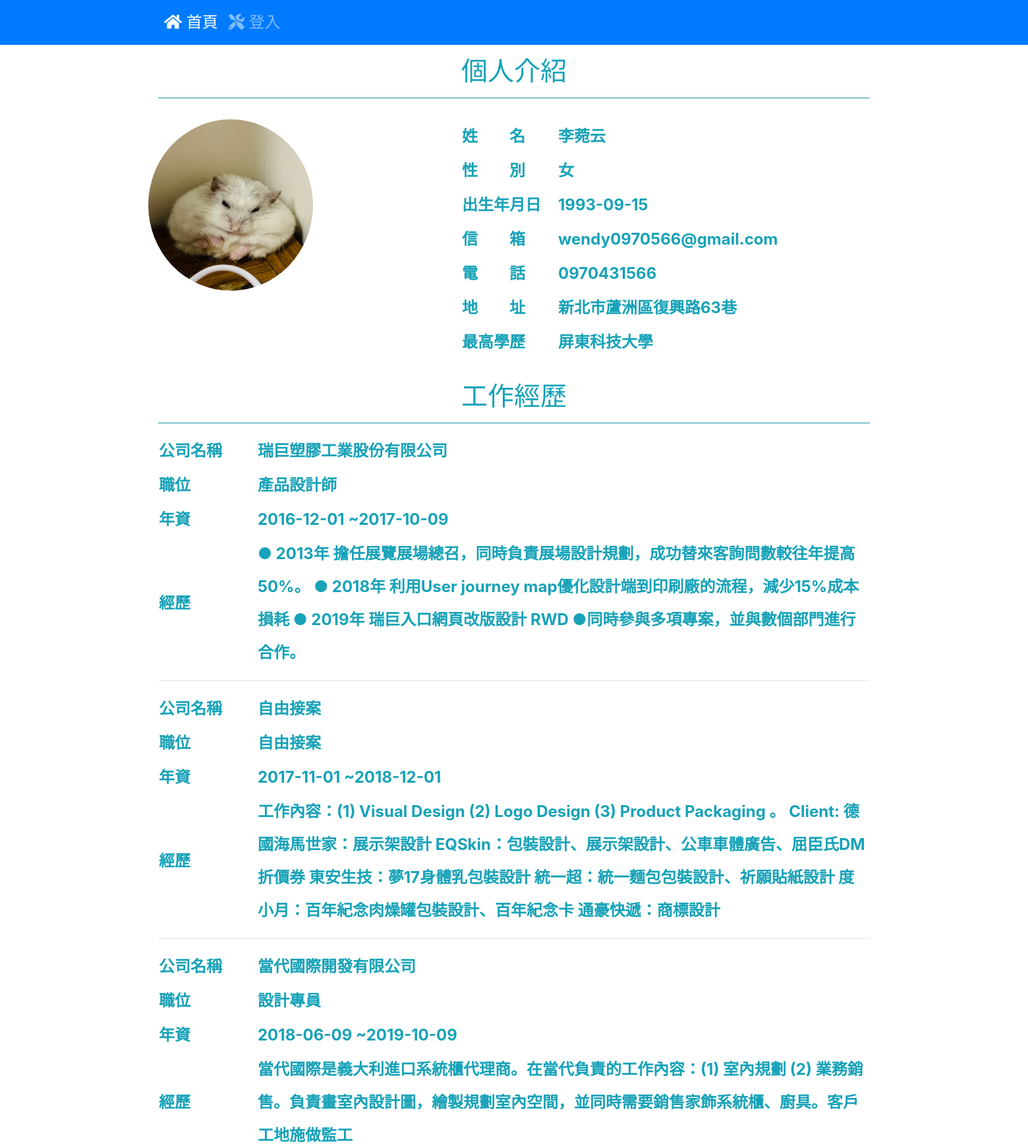
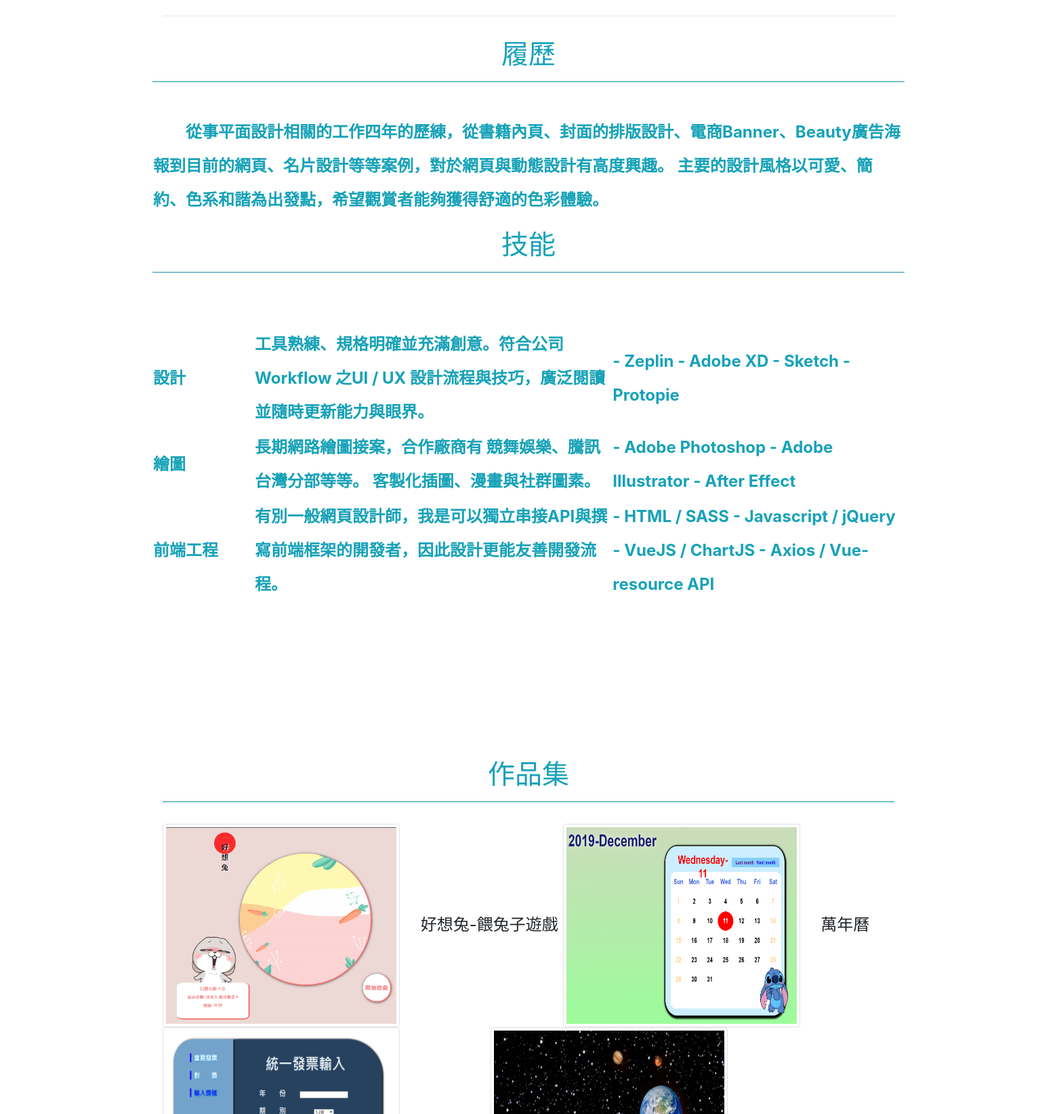
The page / (upper part) on the database its author committed (2 pictures, top to bottom).
### tables this page shows
CREATE TABLE `photo` (
  `id` int(10) UNSIGNED NOT NULL,
  `photo` varchar(50) NOT NULL,
  `sh` int(5) NOT NULL DEFAULT 0
);

CREATE TABLE `data` (
  `id` int(5) UNSIGNED NOT NULL,
  `name` varchar(5) NOT NULL,
  `gender` varchar(5) NOT NULL,
  `birth` date NOT NULL,
  `email` varchar(50) NOT NULL,
  `tel` varchar(10) NOT NULL,
  `addr` varchar(30) NOT NULL,
  `edu` varchar(20) NOT NULL
);

CREATE TABLE `exp` (
  `id` int(5) UNSIGNED NOT NULL,
  `company` varchar(20) NOT NULL,
  `title` varchar(20) NOT NULL,
  `job_on` date NOT NULL,
  `job_out` date NOT NULL,
  `exp` varchar(250) NOT NULL,
  `sh` int(5) NOT NULL DEFAULT 0
);

CREATE TABLE `aut` (
  `id` int(5) UNSIGNED NOT NULL,
  `kind` varchar(30) NOT NULL,
  `aut` varchar(500) NOT NULL,
  `sh` int(5) NOT NULL DEFAULT 0
);

CREATE TABLE `skill` (
  `id` int(5) UNSIGNED NOT NULL,
  `sort` varchar(20) NOT NULL,
  `depict` varchar(150) NOT NULL,
  `skill` varchar(200) NOT NULL,
  `sh` int(5) NOT NULL DEFAULT 1
);

CREATE TABLE `file` (
  `id` int(10) UNSIGNED NOT NULL,
  `name` varchar(128) NOT NULL,
  `type` varchar(60) NOT NULL,
  `path` varchar(200) NOT NULL,
  `note` varchar(150) NOT NULL,
  `create_time` timestamp NOT NULL DEFAULT current_timestamp(),
  `update_time` timestamp NOT NULL DEFAULT current_timestamp(),
  `sh` int(2) NOT NULL DEFAULT 1
);

### base.php (called while the page is built, shortened)
<?php
$dsn="mysql:host=localhost;charset=utf8;dbname=resume";
$pdo=new PDO($dsn,'root','0970431566');
function all($table,...$arg){
    global $pdo;
    $sql="select * from $table ";
    if(!empty($arg[0])){
        foreach($arg[0] as $key => $value){
            $tmp[]=sprintf("`%s`='%s'",$key,$value);
        }
        $sql=$sql ." where ". implode(" && ",$tmp);
    }
    return $pdo->query($sql)->fetchAll();
}
?>

### index.php (the view, shortened to what this page needs)
<?php include_once "base.php";?>
<!DOCTYPE html>
<html lang="en">
<head>
    <link rel="stylesheet" href="./css/bootstrap.min.css">
    <link rel="stylesheet" href="./css/all.min.css">
    <link rel="stylesheet" href="./css/animate.css">
    <link rel="stylesheet" href="./css/css.css">
</head>
<body>
<nav class="navbar navbar-expand-lg navbar-dark bg-primary">
        <div class="container">
            <div class="collapse navbar-collapse" id="navbarSupportedContent">
                <ul class="navbar-nav mr-auto">
                    <li class="nav-item active">
                        <a class="nav-link" href="index.php">
                            <i class="fas fa-home"></i> 首頁
                        </a>
                    </li>
                    <li class="nav-item">
                        <a class="nav-link" href="login.php">
                        <i class="fas fa-tools"></i> 登入
                        </a>
                    </li>
                 </ul>
            </div>
        </div>
    </nav>
    <div class="container" id="content">
            <div class="col-12 my-3">
                <h1 class="text-center text-info">個人介紹</h1>
                <hr class="bg-info">
            </div>
        <div class="row resumes">
            <div class="col-12 col-md-5 my-3">
            <?php
                $table="photo";
                $rows=all($table,['sh'=>'1']);
                foreach($rows as $u){
            ?>
                <img src="<?=$u['photo'];?>" style="width:250px;height:260px;border-radius:50%;">
            <?php
            }
            ?>
            </div>
            <div class="col-12 col-md-7 my-3 text-info align-self-center">
                <?php
                $table="data";
               $rows=all($table);
                foreach($rows as $u){
                ?>
                    <table >
                        <tr>
                            <td>姓&emsp;&emsp;名</td>
                            <td><?=$u['name'];?></td>
                        </tr>
                        <tr>
                            <td>性&emsp;&emsp;別</td>
                            <td><?=$u['gender'];?></td>
                        </tr>
                        <tr>
                            <td>出生年月日&emsp;</td>
                            <td><?=$u['birth'];?></td>
                        </tr>
                        <tr>
                            <td>信&emsp;&emsp;箱</td>
                            <td><?=$u['email'];?></td>
                        </tr>
                        <tr>
                            <td>電&emsp;&emsp;話</td>
                            <td><?=$u['tel'];?></td>
                        </tr>
                        <tr>
                            <td>地&emsp;&emsp;址</td>
                            <td><?=$u['addr'];?></td>
                        </tr>
                        <tr>
                            <td>最高學歷&emsp;</td>
                            <td><?=$u['edu'];?></td>
                        </tr>
                    </table>
                <?php
                }
                ?>
            </div>
        </div>
            <div class="col-12 my-3">
                <h1 class="text-center text-info">工作經歷</h1>
                <hr class="bg-info">
            </div>
        <div class=" resumes ">
            <div class="col-12 my-3 text-info align-self-center">
                <?php
               $table="exp";
               $rows=all($table);
                foreach($rows as $u){
                ?>
                    <table>
                    <tr>
                        <td style="width:150px;">公司名稱&emsp;</td>
                        <td> <?=$u['company'];?></td>
                    </tr>
                    <tr>
                        <td>職位</td>
                        <td><?=$u['title'];?></td>
                    </tr>
                    <tr>
                        <td>年資</td>
                        <td><?=$u['job_on'];?> ~<?=$u['job_out'];?></td>
                    </tr>
                    <tr>
                        <td>經歷</td>
                        <td><?=$u['exp'];?></td>
                    </table>
                    <hr>
                <?php
                }
                ?>
            </div>
        </div>
        <div class="row fadeIn wow">
            <div class="col-12 my-3">
                <h1 class="text-center text-info">履歷</h1>
                <hr class="bg-info">
            </div>
        </div>
        <div class="row resumes lightSpeedIn wow">
            <div class="col-12  my-3 text-info align-self-center">
            <table>
                <?php
                $table="aut";
                $rows=all($table,['sh'=>1]);
                foreach($rows as $u){
                ?>
                        <tr>
                            <td>&emsp;&emsp;<?=$u['aut'];?></td>
                        </tr>
                    </table>
                <?php
                }
                ?>
            </div>
        </div>
        <div class="row fadeIn wow">
            <div class="col-12 my-3">
                <h1 class="text-center text-info">技能</h1>
                <hr class="bg-info">
            </div>
        </div>
        <div class="row resumes lightSpeedIn wow">
            <div class="col-12  my-3 text-info align-self-center">
                <p>
                <table>
                <?php
                $table="skill";
                $rows=all($table,['sh'=>1]);
                foreach($rows as $u){
                    ?>
                <tr>
                        <td style="width:150px;"><?=$u['sort'];?>&emsp;&emsp;</td>
                        <td><?=$u['depict'];?></td>
                        <td><?=$u['skill'];?></td>
                </tr>
                <?php
                }
                ?>
                </table>
                </p>
            </div>
        </div>
        <div class="container" id="content">
        <div class="row bounceIn wow">
            <div class="col-12 my-3">
                <div id="carouselExampleIndicators" class="carousel slide" data-ride="carousel">
                    <div class="carousel-inner">
                                <div class="carousel-item active">
                                <?php
                $table="file";
                $rows=all($table);
                ?>
                        </div>
                    </div>
                </div>
            </div>
        </div>
        <div class="row fadeIn wow">
            <div class="col-12 my-3">
                <h1 class="text-center text-info">作品集</h1>
                <hr class="bg-info">
            </div>
        </div>
                <?php
                $table="file";
                $rows=all($table);
                foreach($rows as $u){
                ?>
                    <tr>
                        <td><img src="<?=$u['path'];?>" class="img-thumbnail" style="width:350px;height:300px;"></td>&emsp;
                        <td><?=$u['note'];?></td>
                    </tr>
                <?php
                }
                ?>
        </div>
    </div>
</body>
</html>

### css/css.css (style rules this page uses)
body { font-size:1.5em; background-size: cover; background-attachment: fixed; background-position: center; font-family: var(--font-family-sans-serif), 'Microsoft JHengHei'; background:white; }
.resumes { line-height:50px; font-weight:bold; }

### rows shown on the page
photo: photo (picture)
data: name "李菀云", gender "女", birth "1993-09-15", email "wendy0970566@gmail.com", tel "0970431566", addr "新北市蘆洲區復興路63巷", edu "屏東科技大學"
exp: company "瑞巨塑膠工業股份有限公司", title "產品設計師", job_on "2016-12-01", job_out "2017-10-09", exp "● 2013年 擔任展覽展場總召，同時負責展場設計規劃，成功替來客詢問數較往年提高50%。 ● 2018年 利用User journey map優化設計端到印刷廠的流程，減少15%成本損耗 ● 2019年 瑞巨入口網頁改版設計 RWD ●同時參與多項專案，並與數個部門進行合作。"
exp: company "自由接案", title "自由接案", job_on "2017-11-01", job_out "2018-12-01", exp "工作內容：(1) Visual Design (2) Logo Design (3) Product Packaging 。 Client: 德國海馬世家：展示架設計 EQSkin：包裝設計、展示架設計、公車車體廣告、屈臣氏DM折價券 東安生技：夢17身體乳包裝設計 統一超：統一麵包包裝設計、祈願貼紙設計 度小月：百年紀念肉燥罐包裝設計、百年紀念卡 通豪快遞：商標設計"
exp: company "當代國際開發有限公司", title "設計專員", job_on "2018-06-09", job_out "2019-10-09", exp "當代國際是義大利進口系統櫃代理商。在當代負責的工作內容：(1) 室內規劃 (2) 業務銷售。負責畫室內設計圖，繪製規劃室內空間，並同時需要銷售家飾系統櫃、廚具。客戶工地施做監工"
aut: aut "從事平面設計相關的工作四年的歷練，從書籍內頁、封面的排版設計、電商Banner、Beauty廣告海報到目前的網頁、名片設計等等案例，對於網頁與動態設計有高度興趣。 主要的設計風格以可愛、簡約、色系和諧為出發點，希望觀賞者能夠獲得舒適的色彩體驗。"
skill: sort "設計", depict "工具熟練、規格明確並充滿創意。符合公司Workflow 之UI / UX 設計流程與技巧，廣泛閱讀並隨時更新能力與眼界。", skill "- Zeplin - Adobe XD - Sketch - Protopie"
skill: sort "繪圖", depict "長期網路繪圖接案，合作廠商有 競舞娛樂、騰訊台灣分部等等。 客製化插圖、漫畫與社群圖素。", skill "- Adobe Photoshop - Adobe Illustrator - After Effect"
skill: sort "前端工程", depict "有別一般網頁設計師，我是可以獨立串接API與撰寫前端框架的開發者，因此設計更能友善開發流程。", skill "- HTML / SASS - Javascript / jQuery - VueJS / ChartJS - Axios / Vue-resource API"
file: path (picture), note "好想兔-餵兔子遊戲"
file: path (picture), note "萬年曆"
file: path (picture)
file: path (picture)
